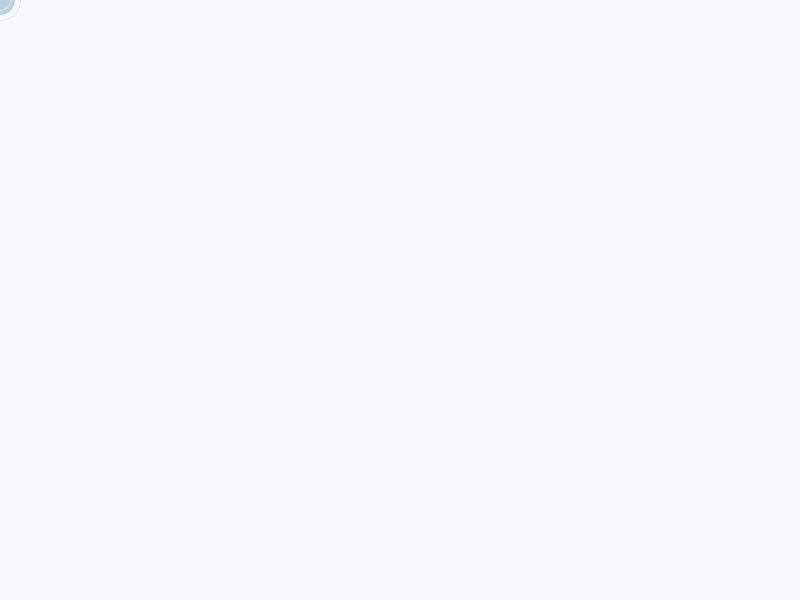
Frame 1 (no input)
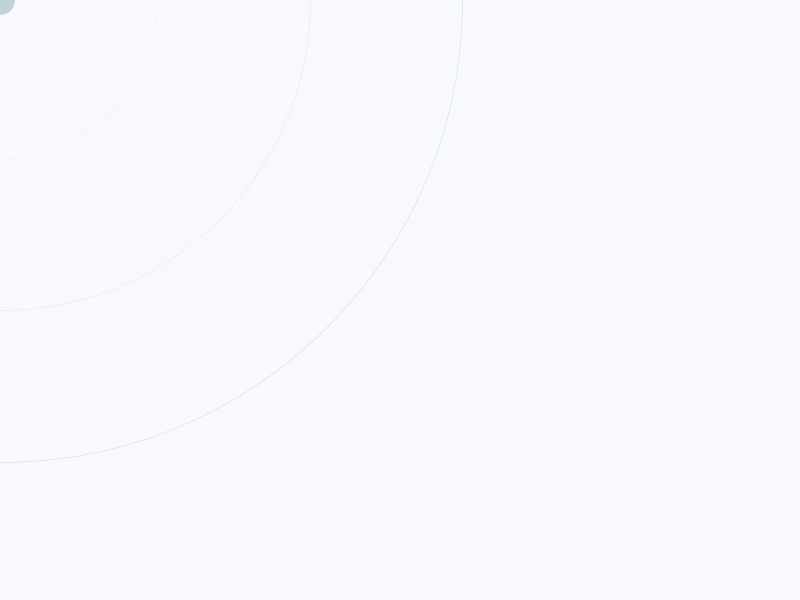
Frame 60 (the mouse pressed at the canvas centre just before this capture)
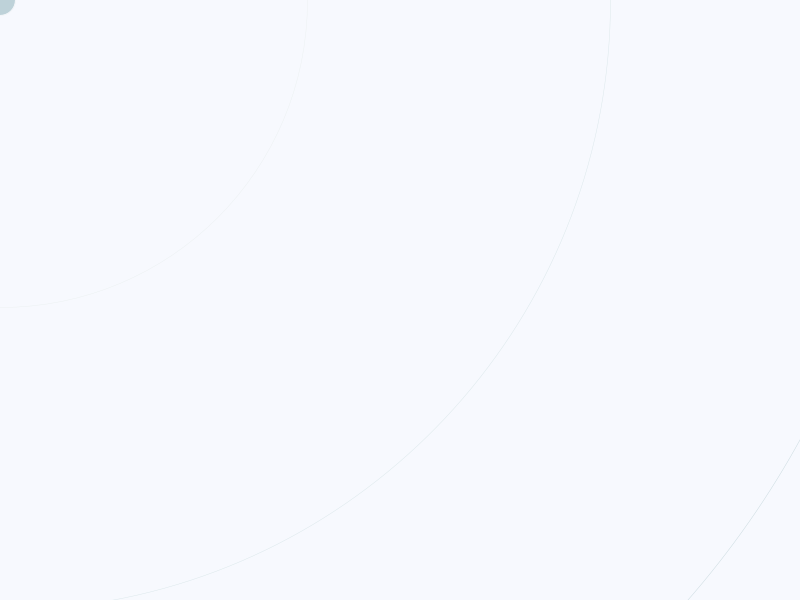
Frame 120 (the mouse held since frame 60 and released just before this capture)

The Processing sketch that drew these frames (run headless with seeded random() and noise(); from frame 60 on, the mouse is pressed at the canvas centre):

// Processing sketch: processing_45348
// ── processing_45348.pde

float x = 25;
float y = 25;
float x2 = 20;
float y2 = 20;
float x3 = 15;
float y3 = 15;
float sw = 0.5;
float mx = 0;
float my = 0;


void setup(){
  size(800, 600);
  noStroke();
  smooth();
}

void draw(){ 
  background(#F7F9FE);
  frameRate(20);
  
  fill(#BED2D9); 
  ellipse(mx, my, 30, 30); // center circle
  
  //
  noFill();
  strokeWeight(sw);
  
  // increasing variables
  x += 15;
  y += 15;
  x2 += 10;
  y2 += 10;
  x3 += 5;
  y3 += 5;

  
  //
  stroke(#CBDBE0);
  ellipse(mx, my, x, y);
  
  stroke(#DCE8EB);
  ellipse(mx, my, x2, y2);
  
  stroke(#ECF1F2);
  ellipse(mx, my, x3, y3);
}

void mouseClicked(){
  x = 0;
  y = 0;
  x2 = 0;
  y2 = 0;
  x3 = 0;
  y3 = 0;
  
  mx = pmouseX;
  my = pmouseY;
  
  println(my+" "+my);
  
  sw += 5;
}
